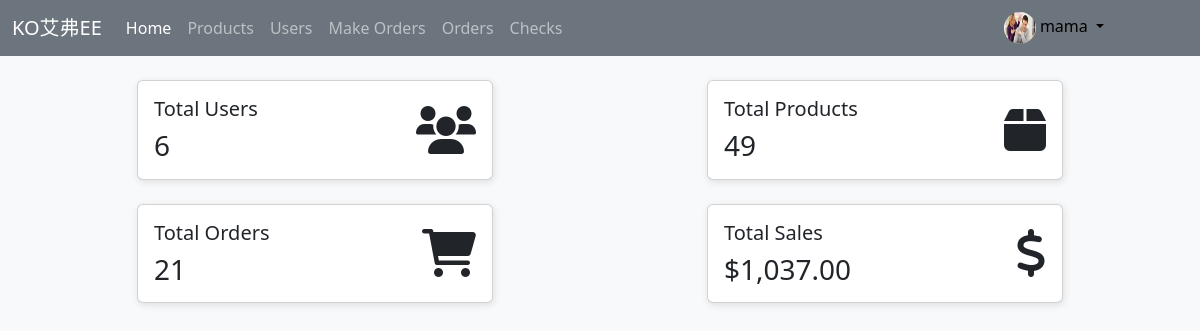
Page /admin/home.php (signed in) on the committed database.
### tables this page shows
CREATE TABLE `users` (
  `id` int(11) NOT NULL,
  `username` varchar(50) NOT NULL,
  `password` varchar(255) NOT NULL,
  `email` varchar(100) NOT NULL,
  `role` enum('admin','user') DEFAULT 'user',
  `created_at` timestamp NOT NULL DEFAULT current_timestamp(),
  `updated_at` timestamp NOT NULL DEFAULT current_timestamp() ON UPDATE current_timestamp(),
  `profile_image` varchar(255) DEFAULT NULL
);

### admin/home.php (the view, shortened to what this page needs)
<?php
require_once '../includes/db_connect.php';
$user_id = $_SESSION['user_id'];
$query = $conn->prepare("SELECT username, profile_image FROM users WHERE id = ?");
$query->bind_param('i', $user_id);
$query->execute();
$result = $query->get_result();
$user = $result->fetch_assoc();
$profile_image = $user['profile_image'] ? '../uploads/' . $user['profile_image'] : 'https://via.placeholder.com/32';
$username = $user['username'];
$total_users_query = "SELECT COUNT(*) AS total FROM users where role='user'";
$total_users_result = $conn->query($total_users_query);
$total_users = $total_users_result->fetch_assoc()['total'];
$total_products_query = "SELECT COUNT(*) AS total FROM products";
$total_products_result = $conn->query($total_products_query);
$total_products = $total_products_result->fetch_assoc()['total'];
$total_orders_query = "SELECT COUNT(*) AS total FROM orders";
$total_orders_result = $conn->query($total_orders_query);
$total_orders = $total_orders_result->fetch_assoc()['total'];
$total_sales_query = "SELECT SUM(total_price) AS total FROM orders";
$total_sales_result = $conn->query($total_sales_query);
$total_sales = $total_sales_result->fetch_assoc()['total'];
?>
<!DOCTYPE html>
<html lang="en">
<head>
    <link href="https://cdn.jsdelivr.net/npm/bootstrap@5.3.0/dist/css/bootstrap.min.css" rel="stylesheet">
    <link rel="stylesheet" href="https://cdnjs.cloudflare.com/ajax/libs/font-awesome/6.0.0-beta3/css/all.min.css">
</head>
<body class="bg-light">
<nav class="navbar navbar-expand-lg  navbar-dark bg-secondary mb-4">
  <div class="container-fluid">
    <a class="navbar-brand" href="home.php">KO艾弗EE</a>
    <div class="collapse navbar-collapse" id="navbarSupportedContent">
      <ul class="navbar-nav me-auto mb-2 mb-lg-0">
        <li class="nav-item">
          <a class="nav-link active" aria-current="page" href="home.php">Home</a>
        </li>
        <li class="nav-item">
          <a class="nav-link" href="manage_products.php">Products</a>
        </li>
        <li class="nav-item">
          <a class="nav-link" href="manage_users.php" >Users</a>
        </li>
        <li class="nav-item">
          <a class="nav-link " href="create_order.php" >Make Orders</a>
        </li>
        <li class="nav-item">
          <a class="nav-link" href="current_orders.php" >Orders</a>
        </li>
        <li class="nav-item">
          <a class="nav-link" href="view_checks.php" >Checks</a>
        </li>
      </ul>
    </div>
  </div>
  <div class="d-flex align-items-center me-5 pe-5">
                    <div class="dropdown text-end">
                        <a href="#" class="d-block link-body-emphasis text-decoration-none dropdown-toggle" data-bs-toggle="dropdown" aria-expanded="false">
                            <img src="<?php echo $profile_image; ?>" alt="<?php echo htmlspecialchars($username); ?>" width="32" height="32" class="rounded-circle">
                            <?php echo htmlspecialchars($username); ?>
                        </a>
                    </div>
                </div>
</nav>
<div class="container mt-4 ">
    <div class="row d-flex justify-content-around align-items-center">
        <div class="col-md-4 mb-4">
            <a href="manage_users.php">
                <div class="card">
                    <div class="card-body">
                        <div class="d-flex align-items-center justify-content-between">
                            <div class="mr-3">
                                <h5 class="card-title">Total Users</h5>
                                <h3 class="card-text"><?php echo $total_users; ?></h3>
                            </div>
                            <div class="icon">
                                <i class="fas fa-users fa-3x"></i>
                            </div>
                        </div>
                    </div>
                </div>
            </a>
        </div>
        <div class="col-md-4 mb-4">
            <a href="manage_products.php">
                <div class="card">
                    <div class="card-body">
                        <div class="d-flex align-items-center justify-content-between">
                            <div class="mr-3">
                                <h5 class="card-title">Total Products</h5>
                                <h3 class="card-text"><?php echo $total_products; ?></h3>
                            </div>
                            <div class="icon">
                                <i class="fas fa-box fa-3x"></i>
                            </div>
                        </div>
                    </div>
                </div>
            </a>
        </div>
    </div>
    <div class="row d-flex justify-content-around align-items-center">
        <div class="col-md-4 mb-4">
            <a href="current_orders.php">
                <div class="card">
                    <div class="card-body">
                        <div class="d-flex align-items-center justify-content-between">
                            <div class="mr-3">
                                <h5 class="card-title">Total Orders</h5>
                                <h3 class="card-text"><?php echo $total_orders; ?></h3>
                            </div>
                            <div class="icon">
                                <i class="fas fa-shopping-cart fa-3x"></i>
                            </div>
                        </div>
                    </div>
                </div>
            </a>
        </div>
        <div class="col-md-4 mb-4">
            <a href="view_checks.php">
                <div class="card">
                    <div class="card-body">
                        <div class="d-flex align-items-center justify-content-between">
                            <div class="mr-3">
                                <h5 class="card-title">Total Sales</h5>
                                <h3 class="card-text">$<?php echo number_format($total_sales, 2); ?></h3>
                            </div>
                            <div class="icon">
                                <i class="fas fa-dollar-sign fa-3x"></i>
                            </div>
                        </div>
                    </div>
                </div>
            </a>
        </div>
    </div>
</div>
</body>
</html>

### admin/home.php (style rules this page uses)
a { text-decoration: none; }
.card { transition: .6s ease-out; box-shadow: #33333322 1px 2px 7px; z-index: 2; }

### rows in the picture
users: profile_image (picture), username "mama"

### other values in the picture
$total_users "6"
$total_products "49"
$total_orders "21"
$total_sales "1,037.00"
